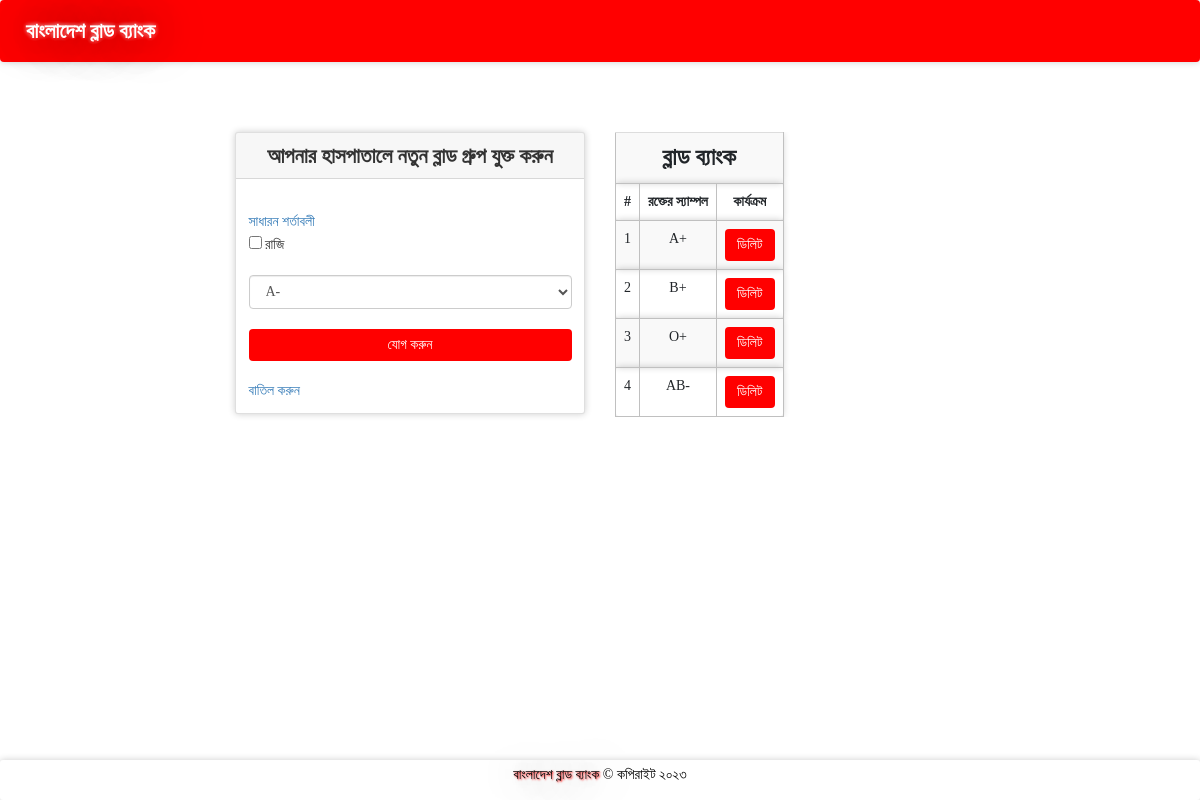
The page /bloodinfo.php (signed in) on the database its author committed.
### tables this page shows
CREATE TABLE `bloodinfo` (
  `bid` int(11) NOT NULL,
  `hid` int(11) NOT NULL,
  `bg` varchar(10) NOT NULL
);

### message.php (called while the page is built, shortened)
<?php $counter=0; if(isset($_GET['msg'])) { ?>
	<div class="col-5 alert alert alert-success alert-dismissible fade show card" id="message">
		<button type="button" class="close" data-dismiss="alert" title="close">&times;</button><?php echo $_GET['msg'];?>
	</div>
<?php }?>

### bloodinfo.php (the view, shortened to what this page needs)
<?php
  require 'file/connection.php';
  if(!isset($_SESSION['hid']))
  {
  header('location:login.php');
  }
  else {
?>
<!DOCTYPE html>
<html>
<?php require 'head.php'; ?>
<body>
  <?php require 'header.php'; ?>
    <div class="container cont">
      <?php require 'message.php'; ?>
      <div class="row justify-content-center">
         <div class="col-lg-4 col-md-5 col-sm-6 col-xs-7 mb-5">
          <div class="card">
            <div class="card-header title">আপনার হাসপাতালে নতুন ব্লাড গ্রুপ যুক্ত করুন</div>
        <div class="card-body">
        <form action="file/infoAdd.php" method="post">
          <a data-toggle="collapse" href="#collapseExample" role="button" aria-expanded="false" aria-controls="collapseExample" title="click to see">সাধারন শর্তাবলী </a><br>
          <input type="checkbox" name="condition" value="agree" required> রাজি<br><br>
          <select class="form-control" name="bg" required="">
                <option>A-</option>
          </select><br>
          <input type="submit" name="add" value="যোগ করুন" class="btn btn-primary btn-block" style="background-color: red; border:0px"><br>
          <a href="hospitalpage.php" class="text-centre" >বাতিল করুন</a><br>
        </form>
         </div>
       </div>
     </div>
<?php   if(isset($_SESSION['hid'])){
    $hid=$_SESSION['hid'];
    $sql = "select * from bloodinfo where hid='$hid'";
    $result = mysqli_query($conn, $sql);
  }
  ?>
    <div class="col-lg-4 col-md-5 col-sm-6 col-xs-7 mb-5">
          <table class="table table-striped table-responsive">
            <th colspan="4" class="title">ব্লাড ব্যাংক</th>
            <tr>
              <th>#</th>
              <th>রক্তের স্যাম্পল</th>
              <th>কার্যক্রম</th>
            </tr>
            <?php while($row = mysqli_fetch_array($result)) { ?>
            <tr>
              <td><?php echo ++$counter; ?></td>
              <td><?php echo $row['bg'];?></td>
              <td><a href="file/delete.php?bid=<?php echo $row['bid'];?>" class="btn" style="background-color:red; color: white; border:0px">ডিলিট</a></td>
            </tr>
            <?php } ?>
          </table>
      </div>
   </div>
</div>
<?php require 'footer.php' ?>
</body>
<?php } ?>

### css/style.css (style rules this page uses)
.cont { padding-top: 40px; text-align: justify; font-size: 1em; }
.card ,nav, .footer,tr,video { border-radius: 3px; transition: all 200ms ease-out; box-shadow: 0px 0px 7px rgba(0, 0, 0, 0.2); }
tr,th,td { border:0.1px solid silver; text-align: center; }
.title { font-weight: bold; font-size: 1.7em; text-transform: capitalize; text-align: center; }
.card-header { font-weight: bolder; font-size: 1.5em; }
form { padding-top: 20px; }
a:link { text-decoration: none; }

### bloodinfo.php (style rules this page uses)
body { font-family: Li Ador Noirrit; background: white; background-size: cover; min-height: 0; height: 100%; }

### rows shown on the page
bloodinfo: bg "A+"
bloodinfo: bg "B+"
bloodinfo: bg "O+"
bloodinfo: bg "AB-"
